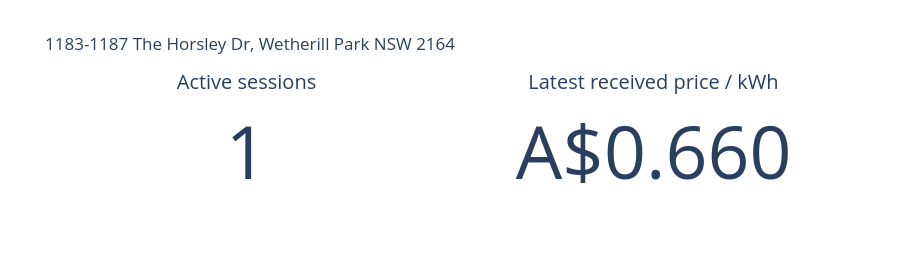
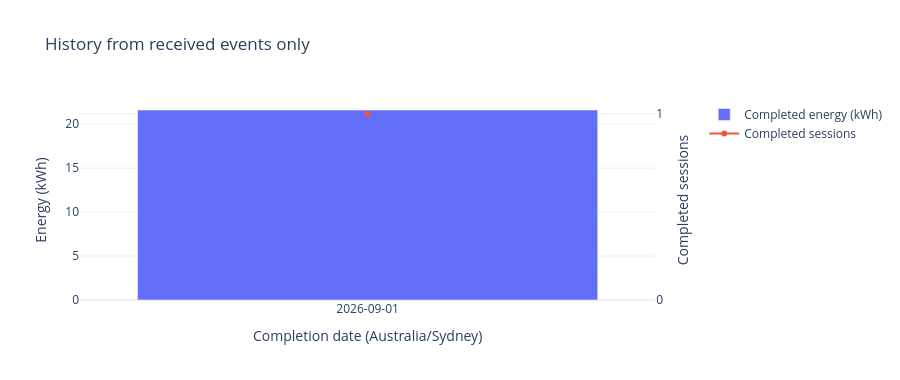
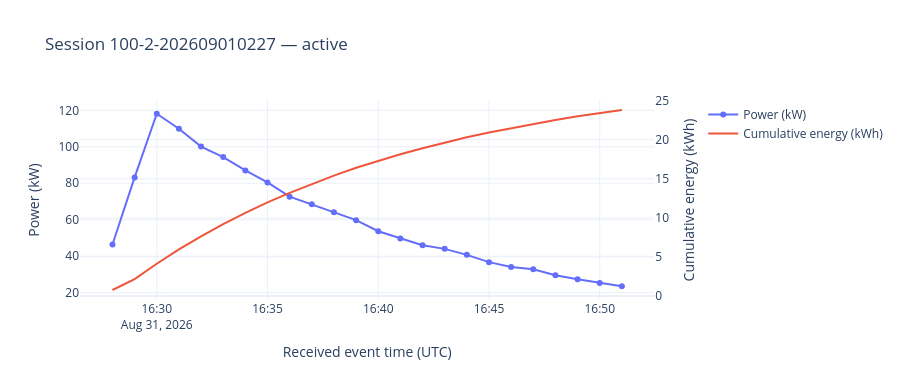

Notebook cell for these charts, in order:
### Markdown cell above
## 5. Create station figures

Set `EV_ID` to select a different simulated DC station. These figures use stored events; the live frontend must refresh its data from the subscriber snapshot.

Implementation: [charts.py](analytics/charts.py).

### Code cell
EV_ID = int(active.iloc[0].ev_id) if not active.empty else int(station_df.iloc[0].ev_id)
data = snapshot(db)
selected_station = next(s for s in data['stations'] if s['ev_id']==EV_ID)
selected_history = [r for r in data['daily_usage'] if r['ev_id']==EV_ID]
selected_session = next((s for s in data['sessions'] if s['ev_id']==EV_ID and s['status']=='active'), None)

figures = {
    'current_state': current_state_figure(selected_station),
    'history': history_figure(selected_history),
}
if selected_session:
    figures['live_curve'] = live_curve_figure(selected_session)
print('Selected station:',EV_ID,selected_station['display_name'])
for name, figure in figures.items():
    display(Markdown(f'### {name}'))
    figure.show()

### Figure 1 — Plotly figure (JSON) as saved in the notebook; plotly's stock layout.template omitted (floating-point values rounded to 4 significant figures)
{"data": [{"domain": {"x": [0, 0.45], "y": [0, 1]}, "mode": "number", "title": {"text": "Active sessions"}, "type": "indicator", "value": 1}, {"domain": {"x": [0.55, 1], "y": [0, 1]}, "mode": "number", "number": {"prefix": "A$", "valueformat": ".3f"}, "title": {"text": "Latest received price / kWh"}, "type": "indicator", "value": 0.66}], "layout": {"height": 280, "title": {"text": "1183-1187 The Horsley Dr, Wetherill Park NSW 2164"}}}

### Figure 2 — Plotly figure (JSON) as saved in the notebook; plotly's stock layout.template omitted (floating-point values rounded to 4 significant figures)
{"data": [{"name": "Completed energy (kWh)", "type": "bar", "x": ["2026-09-01"], "xaxis": "x", "y": [21.61], "yaxis": "y"}, {"mode": "lines+markers", "name": "Completed sessions", "type": "scatter", "x": ["2026-09-01"], "xaxis": "x", "y": [1], "yaxis": "y2"}], "layout": {"height": 380, "title": {"text": "History from received events only"}, "xaxis": {"anchor": "y", "domain": [0, 0.94], "title": {"text": "Completion date (Australia/Sydney)"}, "type": "category"}, "yaxis": {"anchor": "x", "domain": [0, 1], "title": {"text": "Energy (kWh)"}}, "yaxis2": {"anchor": "x", "dtick": 1, "overlaying": "y", "rangemode": "tozero", "side": "right", "title": {"text": "Completed sessions"}}}}

### Figure 3 — Plotly figure (JSON) as saved in the notebook; plotly's stock layout.template omitted (floating-point values rounded to 4 significant figures)
{"data": [{"mode": "lines+markers", "name": "Power (kW)", "type": "scatter", "x": ["2026-08-31 16:28:00+00:00", "2026-08-31 16:29:00+00:00", "2026-08-31 16:30:00+00:00", "2026-08-31 16:31:00+00:00", "2026-08-31 16:32:00+00:00", "2026-08-31 16:33:00+00:00", "2026-08-31 16:34:00+00:00", "2026-08-31 16:35:00+00:00", "2026-08-31 16:36:00+00:00", "2026-08-31 16:37:00+00:00", "2026-08-31 16:38:00+00:00", "2026-08-31 16:39:00+00:00", "2026-08-31 16:40:00+00:00", "2026-08-31 16:41:00+00:00", "2026-08-31 16:42:00+00:00", "2026-08-31 16:43:00+00:00", "2026-08-31 16:44:00+00:00", "2026-08-31 16:45:00+00:00", "2026-08-31 16:46:00+00:00", "2026-08-31 16:47:00+00:00", "2026-08-31 16:48:00+00:00", "2026-08-31 16:49:00+00:00", "2026-08-31 16:50:00+00:00", "2026-08-31 16:51:00+00:00"], "xaxis": "x", "y": [46.4, 83.21, 118.1, 109.9, 100.1, 94.37, 87.03, 80.46, 72.64, 68.44, 64.1, 59.76, 53.7, 49.74, 45.99, 44.02, 40.72, 36.74, 34.09, 32.82, 29.55, 27.35, 25.36, 23.51], "yaxis": "y"}, {"mode": "lines", "name": "Cumulative energy (kWh)", "type": "scatter", "x": ["2026-08-31 16:28:00+00:00", "2026-08-31 16:29:00+00:00", "2026-08-31 16:30:00+00:00", "2026-08-31 16:31:00+00:00", "2026-08-31 16:32:00+00:00", "2026-08-31 16:33:00+00:00", "2026-08-31 16:34:00+00:00", "2026-08-31 16:35:00+00:00", "2026-08-31 16:36:00+00:00", "2026-08-31 16:37:00+00:00", "2026-08-31 16:38:00+00:00", "2026-08-31 16:39:00+00:00", "2026-08-31 16:40:00+00:00", "2026-08-31 16:41:00+00:00", "2026-08-31 16:42:00+00:00", "2026-08-31 16:43:00+00:00", "2026-08-31 16:44:00+00:00", "2026-08-31 16:45:00+00:00", "2026-08-31 16:46:00+00:00", "2026-08-31 16:47:00+00:00", "2026-08-31 16:48:00+00:00", "2026-08-31 16:49:00+00:00", "2026-08-31 16:50:00+00:00", "2026-08-31 16:51:00+00:00"], "xaxis": "x", "y": [0.773, 2.16, 4.129, 5.961, 7.63, 9.203, 10.65, 11.99, 13.21, 14.35, 15.41, 16.41, 17.3, 18.13, 18.9, 19.63, 20.31, 20.93, 21.49, 22.04, 22.53, 22.99, 23.41, 23.8], "yaxis": "y2"}], "layout": {"height": 380, "title": {"text": "Session 100-2-202609010227 — active"}, "xaxis": {"anchor": "y", "domain": [0, 0.94], "title": {"text": "Received event time (UTC)"}}, "yaxis": {"anchor": "x", "domain": [0, 1], "title": {"text": "Power (kW)"}}, "yaxis2": {"anchor": "x", "overlaying": "y", "side": "right", "title": {"text": "Cumulative energy (kWh)"}}}}
